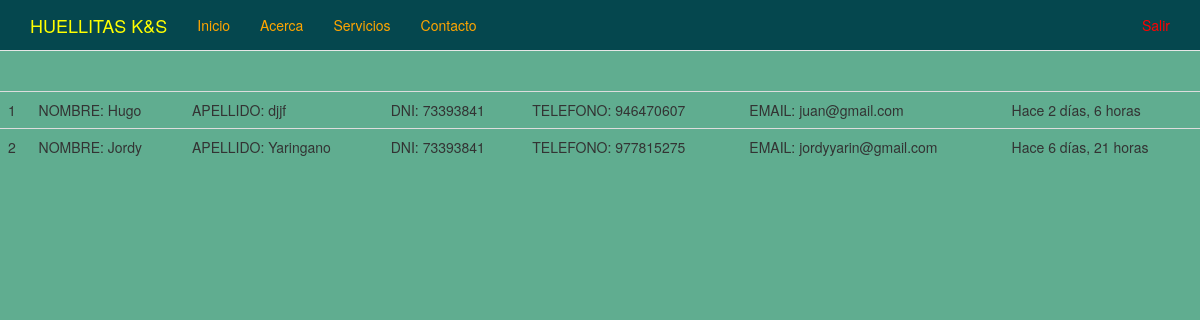
The app's page / (signed in) with its own data.
### huellita/models.py (models this page shows, shortened)
class Registrado(models.Model):
	nombre = models.CharField(max_length=255)
	apellido = models.CharField(max_length=255, blank=True, null=True)
	dni = models.IntegerField()
	telefono = models.IntegerField()
	email = models.EmailField()
	timestamp = models.DateTimeField(auto_now_add=True, auto_now=False)

### huellita/views.py (the view, shortened to what this page needs)
# urls.py: url(r'^$', views.inicio, name='inicio'),
def inicio(request):
	cabezera = "Huellitas K&S"
	titulo = "Veterinaria Huellitas K&S"
	if request.user.is_authenticated():
		titulo = "%s" %(request.user)
	form = RegModelForm(request.POST or None)
	context = {
		"cabezera": cabezera,
		"titulo": titulo,
		"form": form,
	}
	if request.user.is_authenticated() and request.user.is_staff:
		queryset = Registrado.objects.all().order_by("-timestamp")#filter(nombre__icontains="jordy")
		context = {
			"queryset": queryset,
		}
	return render(request, "inicio.html", context)

### templates/inicio.html (shortened to what this page needs)
{% extends "base.html" %}
{% load crispy_forms_tags %}
{% load static %}
{% block jumbotron %}
{% if request.user.is_staff %}
	<table class="table">
		{% for instance in queryset %}
		<tr>
			<td>
				{{  forloop.counter }}
			</td>
			<td>
				NOMBRE: {{  instance.nombre }}
			</td>
			<td>
				APELLIDO: {{ instance.apellido }}
			</td>
			<td>
				DNI: {{ instance.dni }}
			</td>
			<td>
				TELEFONO: {{ instance.telefono }}
			</td>
			<td>
				EMAIL: {{ instance.email }}
			</td>
			<td>
				Hace {{ instance.timestamp|timesince }}
			</td>
		</tr>
		<br/>
		{% endfor %}
	</table>
{% endif %}
{% endblock %}

### templates/base.html (shortened to what this page needs)
<!DOCTYPE html>
{% load static %}
<html lang="es">
  <head>
    {% include "head_css.html" %}
  </head>
  <body>
  {% include "navbar.html" %}
    {% block jumbotron %}
    {% endblock %}
  </body>
</html>

### templates/head_css.html (shortened to what this page needs)
 {% load static %}
    <link href="{% static 'css/bootstrap.min.css' %}" rel="stylesheet">
    <link href="{% static 'css/ie10-viewport-bug-workaround.css' %}" rel="stylesheet">
    <link href="{% static 'css/navbar-static-top.css' %}" rel="stylesheet">
    <link href="{% static 'css/custom.css' %}" rel="stylesheet">

### templates/navbar.html (shortened to what this page needs)
<nav class="navbar navbar-default navbar-static-top">
      <div class="container">
        <div class="navbar-header">
          <a style="color:yellow" class="navbar-brand" href="/">HUELLITAS K&S</a>
        </div>
        <div id="navbar" class="navbar-collapse collapse">
          <ul class="nav navbar-nav">
            <li><a style="color:orange"  href="/">Inicio</a></li>
            <li><a style="color:orange"  href="{% url 'about' %}">Acerca</a></li>
            <li><a style="color:orange"  href="{% url 'services' %}">Servicios</a></li>
            <li><a style="color:orange" href="{% url 'contact' %}">Contacto</a></li>
          </ul>
          <ul class="nav navbar-nav navbar-right">
            {% if request.user.is_authenticated %}
              <li><a style="color:red" href="{% url 'auth_logout' %}">Salir</a></li>
            {% else %}
              <li><a style="color:orange"  href="{% url 'registration_register' %}">Registrate</a></li>
            {% endif %}
          </ul>
        </div>
      </div>
    </nav>

### static_pro/static/css/navbar-static-top.css (style rules this page uses)
body { min-height: 2000px; background-color: #60ad90; }
.navbar-static-top { margin-bottom: 0px; }
.navbar-default { background-color: #05474e!important; }
.navbar-default .navbar-brand { background-color: #05474e; }

### records on screen
Registrado: nombre "Hugo", apellido "djjf", dni "73393841", telefono "946470607", email "juan@gmail.com", timestamp "2 días, 6 horas"
Registrado: nombre "Jordy", apellido "Yaringano", dni "73393841", telefono "977815275", email "jordyyarin@gmail.com", timestamp "6 días, 21 horas"
